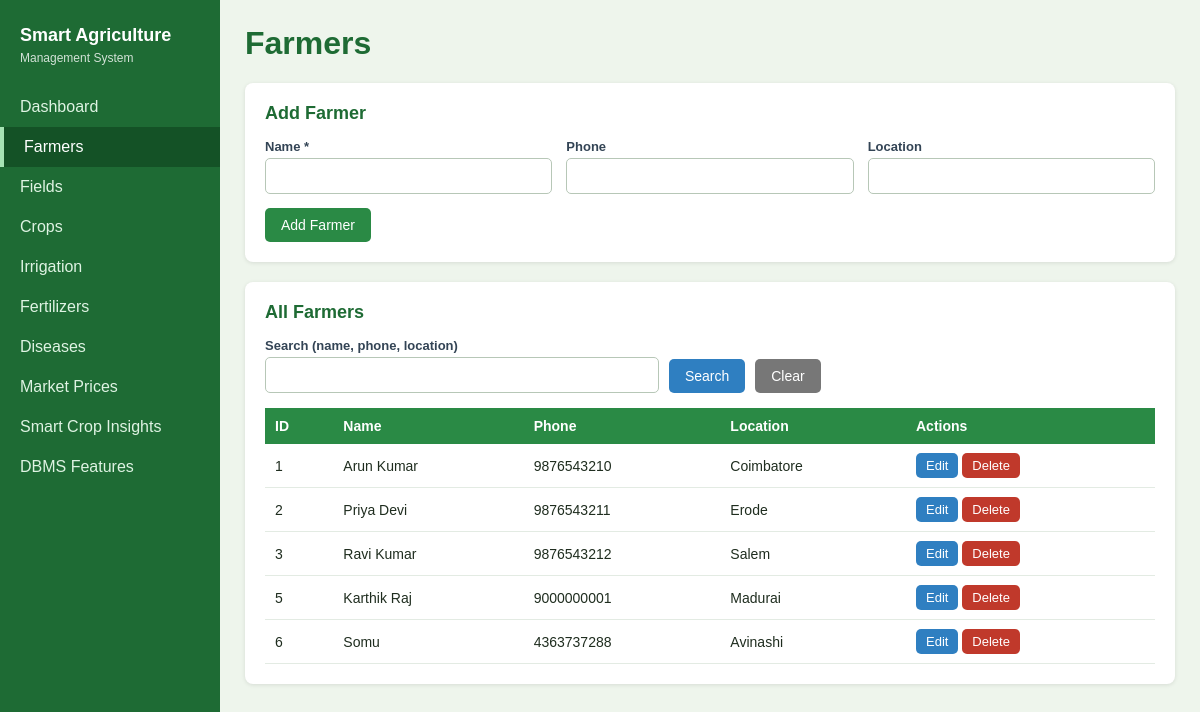
The app's page /farmers.php with its own data.
### tables this page shows
CREATE TABLE `farmer` (
  `farmer_id` int(11) NOT NULL,
  `name` varchar(100) NOT NULL,
  `phone` varchar(15) DEFAULT NULL,
  `location` varchar(100) DEFAULT NULL
);

### db.php (called while the page is built, shortened)
<?php
try {
    $conn = new mysqli('localhost', 'root', '', 'smart_agriculture');
    $conn->set_charset('utf8mb4');
} catch (Exception $e) {
    die('<h2>Database connection failed</h2><p>' . htmlspecialchars($e->getMessage()) .
        '</p><p>Check: (1) MySQL is started in XAMPP, (2) database name is <b>smart_agriculture</b>, (3) user <b>root</b> has no password.</p>');
}
function h($v) { return htmlspecialchars((string)$v, ENT_QUOTES, 'UTF-8'); }
function db_all($sql, $params = []) {
    global $conn;
    $st = $conn->prepare($sql);
    if ($params) { $st->bind_param(str_repeat('s', count($params)), ...$params); }
    $st->execute();
    $rows = $st->get_result()->fetch_all(MYSQLI_ASSOC);
    return $rows;
}

### farmers.php (the view, shortened to what this page needs)
<?php
require 'db.php';
$f = ['farmer_id' => '', 'name' => '', 'phone' => '', 'location' => ''];
$q = trim($_GET['q'] ?? '');
$like = '%' . $q . '%';
$rows = db_all("SELECT * FROM Farmer WHERE name LIKE ? OR phone LIKE ? OR location LIKE ? ORDER BY farmer_id", [$like, $like, $like]);
require 'header.php';
?>
<h1>Farmers</h1>
<div class="card">
  <h2><?= $f['farmer_id'] ? 'Edit Farmer' : 'Add Farmer' ?></h2>
  <form method="post" class="form-grid">
    <label>Name *<input type="text" name="name" maxlength="100" required value="<?= h($f['name']) ?>"></label>
    <label>Phone<input type="text" name="phone" maxlength="15" value="<?= h($f['phone']) ?>"></label>
    <label>Location<input type="text" name="location" maxlength="100" value="<?= h($f['location']) ?>"></label>
    <div class="form-actions">
      <button class="btn btn-green" type="submit"><?= $f['farmer_id'] ? 'Update Farmer' : 'Add Farmer' ?></button>
    </div>
  </form>
</div>
<div class="card">
  <h2>All Farmers</h2>
  <form method="get" class="search-bar">
    <div><label>Search (name, phone, location)<input type="text" name="q" value="<?= h($q) ?>"></label></div>
    <button class="btn btn-blue" type="submit">Search</button>
    <a class="btn btn-gray" href="farmers.php">Clear</a>
  </form>
  <div class="table-wrap">
  <table>
    <tr><th>ID</th><th>Name</th><th>Phone</th><th>Location</th><th>Actions</th></tr>
    <?php foreach ($rows as $r): ?>
    <tr>
      <td><?= h($r['farmer_id']) ?></td>
      <td><?= h($r['name']) ?></td>
      <td><?= h($r['phone']) ?></td>
      <td><?= h($r['location']) ?></td>
      <td>
        <a class="btn btn-blue btn-sm" href="farmers.php?edit=<?= (int)$r['farmer_id'] ?>">Edit</a>
        <form method="post" class="inline" onsubmit="return confirm('Delete this farmer?');">
          <button class="btn btn-red btn-sm" type="submit">Delete</button>
        </form>
      </td>
    </tr>
    <?php endforeach; ?>
  </table>
  </div>
</div>
<?php require 'footer.php'; ?>

### style.css (style rules this page uses)
* { box-sizing: border-box; }
body { margin: 0; font-family: Arial, Helvetica, sans-serif; background: #eef5ec; color: #1f2d1f; }
h1 { margin-top: 0; color: #1e6b34; }
h2 { margin-top: 0; font-size: 18px; color: #1e6b34; }
.card { background: #fff; border-radius: 8px; padding: 20px; margin-bottom: 20px; box-shadow: 0 1px 4px rgba(0,0,0,.1); }
.table-wrap { overflow-x: auto; }
table { width: 100%; border-collapse: collapse; }
th { background: #2a8a45; color: #fff; text-align: left; padding: 10px; font-size: 14px; }
td { padding: 9px 10px; border-bottom: 1px solid #e3ebe3; font-size: 14px; }
.form-grid { display: grid; grid-template-columns: repeat(auto-fill, minmax(220px, 1fr)); gap: 14px; align-items: end; }
label { display: block; font-size: 13px; font-weight: bold; color: #345; }
input[type=text], input[type=number], input[type=date], select { width: 100%; padding: 9px; margin-top: 4px; border: 1px solid #b7c7b7; border-radius: 5px; font-size: 14px; background: #fff; }
.form-actions { grid-column: 1 / -1; }
.btn { display: inline-block; padding: 9px 16px; border: 0; border-radius: 5px; color: #fff; font-size: 14px; cursor: pointer; text-decoration: none; }
.btn-sm { padding: 5px 10px; font-size: 13px; }
.btn-green { background: #2a8a45; }
.btn-blue { background: #2f7fc1; }
.btn-red { background: #c0392b; }
.btn-gray { background: #777; }
form.inline { display: inline; }
.search-bar { display: flex; flex-wrap: wrap; gap: 10px; margin-bottom: 15px; align-items: flex-end; }
.search-bar > div { min-width: 180px; }

### records on screen
farmer: farmer_id "1", name "Arun Kumar", phone "9876543210", location "Coimbatore"
farmer: farmer_id "2", name "Priya Devi", phone "9876543211", location "Erode"
farmer: farmer_id "3", name "Ravi Kumar", phone "9876543212", location "Salem"
farmer: farmer_id "5", name "Karthik Raj", phone "9000000001", location "Madurai"
farmer: farmer_id "6", name "Somu", phone "4363737288", location "Avinashi"

### other values on screen
$label "Dashboard"
$label "Farmers"
$label "Fields"
$label "Crops"
$label "Irrigation"
$label "Fertilizers"
$label "Diseases"
$label "Market Prices"
$label "Smart Crop Insights"
$label "DBMS Features"
